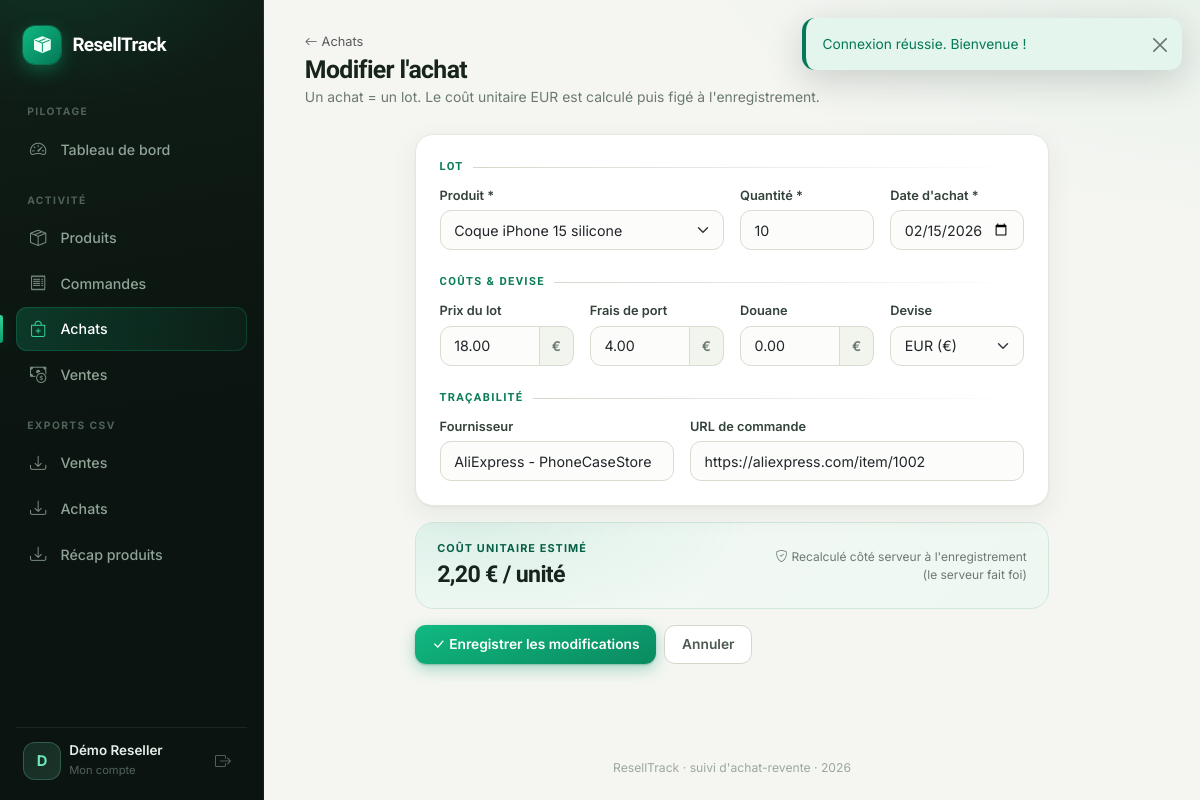
/purchases/2/edit (signed in), run on the app's committed database.
### tables this page shows
CREATE TABLE IF NOT EXISTS purchases (
  id            INT UNSIGNED NOT NULL AUTO_INCREMENT,
  user_id       INT UNSIGNED NOT NULL,
  product_id    INT UNSIGNED NOT NULL,
  order_id      INT UNSIGNED NULL,
  quantity      INT UNSIGNED NOT NULL,
  weight_grams  INT UNSIGNED NULL,
  lot_price     DECIMAL(10,2) NOT NULL DEFAULT 0.00,
  shipping_cost DECIMAL(10,2) NOT NULL DEFAULT 0.00,
  customs_cost  DECIMAL(10,2) NOT NULL DEFAULT 0.00,
  currency      ENUM('EUR','USD','CNY') NOT NULL DEFAULT 'EUR',
  exchange_rate DECIMAL(10,6) NOT NULL DEFAULT 1.000000,  
  unit_cost_eur DECIMAL(10,4) NOT NULL DEFAULT 0.0000,     
  supplier      VARCHAR(150) NULL,
  order_url     VARCHAR(500) NULL,
  purchased_at  DATE NOT NULL,
  created_at    TIMESTAMP NOT NULL DEFAULT CURRENT_TIMESTAMP,
  updated_at    TIMESTAMP NOT NULL DEFAULT CURRENT_TIMESTAMP ON UPDATE CURRENT_TIMESTAMP,
  PRIMARY KEY (id),
  KEY idx_purchases_user (user_id),
  KEY idx_purchases_product (product_id),
  KEY idx_purchases_order (order_id),
  CONSTRAINT fk_purchases_user FOREIGN KEY (user_id)
    REFERENCES users (id) ON DELETE CASCADE,
  CONSTRAINT fk_purchases_product FOREIGN KEY (product_id)
    REFERENCES products (id) ON DELETE CASCADE,
  CONSTRAINT fk_purchases_order FOREIGN KEY (order_id)
    REFERENCES orders (id) ON DELETE CASCADE
);

CREATE TABLE IF NOT EXISTS products (
  id          INT UNSIGNED NOT NULL AUTO_INCREMENT,
  user_id     INT UNSIGNED NOT NULL,
  name        VARCHAR(190) NOT NULL,
  category    VARCHAR(120) NULL,
  description TEXT NULL,
  image_path  VARCHAR(255) NULL,
  market_price_new  DECIMAL(10,2) NULL,   
  market_price_used DECIMAL(10,2) NULL,   
  created_at  TIMESTAMP NOT NULL DEFAULT CURRENT_TIMESTAMP,
  updated_at  TIMESTAMP NOT NULL DEFAULT CURRENT_TIMESTAMP ON UPDATE CURRENT_TIMESTAMP,
  PRIMARY KEY (id),
  KEY idx_products_user (user_id),
  CONSTRAINT fk_products_user FOREIGN KEY (user_id)
    REFERENCES users (id) ON DELETE CASCADE
);

### src/Views/purchases/form.php (the view, shortened to what the rows shown need)
<?php
$isEdit = $purchase !== null;
$action = $isEdit ? '/purchases/' . (int) $purchase['id'] : '/purchases';
$val = static fn(string $k, $def = '') => $old[$k] ?? ($purchase[$k] ?? $def);
$cur = $val('currency', 'EUR');
$sym = cur_sym($cur);
?>
<div class="page-header">
    <nav style="font-size:.8rem" class="mb-1">
        <a href="/purchases" class="text-muted"><i class="bi bi-arrow-left me-1"></i>Achats</a>
    </nav>
    <h1 class="page-title"><?= $isEdit ? 'Modifier l\'achat' : 'Nouvel achat' ?></h1>
    <p class="page-sub">Un achat = un lot. Le coût unitaire EUR est calculé puis figé à l'enregistrement.</p>
</div>
<?php if (empty($products)): ?>
    <div class="card">
        <div class="empty-state">
            <div class="es-icon"><i class="bi bi-box-seam"></i></div>
            <h3>Créez d'abord un produit</h3>
            <p>Un achat doit être rattaché à un produit de votre catalogue.</p>
            <a href="/products/create" class="btn btn-primary"><i class="bi bi-plus-lg me-1"></i>Créer un produit</a>
        </div>
    </div>
<?php else: ?>
<div class="row justify-content-center">
    <div class="col-xl-9">
        <form method="post" action="<?= e($action) ?>" id="purchase-form" novalidate>
            <div class="card mb-3">
                <div class="card-body p-4">
                    <div class="form-section-title">Lot</div>
                    <div class="row g-3 mb-4">
                        <div class="col-md-6">
                            <label class="form-label">Produit *</label>
                            <select name="product_id" id="product_id" class="form-select <?= isset($errors['product_id']) ? 'is-invalid' : '' ?>" required>
                                <?php foreach ($products as $p): ?>
                                    <option value="<?= (int) $p['id'] ?>" <?= (int) $val('product_id') === (int) $p['id'] ? 'selected' : '' ?>>
                                        <?= e($p['name']) ?>
                                    </option>
                                <?php endforeach; ?>
                            </select>
                        </div>
                        <div class="col-md-3">
                            <label class="form-label">Quantité *</label>
                            <input type="number" min="1" step="1" name="quantity" id="quantity"
                                   class="form-control <?= isset($errors['quantity']) ? 'is-invalid' : '' ?>" value="<?= e($val('quantity')) ?>" required>
                        </div>
                        <div class="col-md-3">
                            <label class="form-label">Date d'achat *</label>
                            <input type="date" name="purchased_at" class="form-control <?= isset($errors['purchased_at']) ? 'is-invalid' : '' ?>"
                                   value="<?= e($val('purchased_at', date('Y-m-d'))) ?>" required>
                        </div>
                    </div>
                    <div class="form-section-title">Coûts &amp; devise</div>
                    <div class="row g-3 mb-4">
                        <div class="col-md-3">
                            <label class="form-label">Prix du lot</label>
                            <div class="input-group">
                                <input type="number" min="0" step="0.01" name="lot_price" id="lot_price" class="form-control" value="<?= e($val('lot_price', '0')) ?>">
                                <span class="input-group-text currency-suffix"><?= e($sym) ?></span>
                            </div>
                        </div>
                        <div class="col-md-3">
                            <label class="form-label">Frais de port</label>
                            <div class="input-group">
                                <input type="number" min="0" step="0.01" name="shipping_cost" id="shipping_cost" class="form-control" value="<?= e($val('shipping_cost', '0')) ?>">
                                <span class="input-group-text currency-suffix"><?= e($sym) ?></span>
                            </div>
                        </div>
                        <div class="col-md-3">
                            <label class="form-label">Douane</label>
                            <div class="input-group">
                                <input type="number" min="0" step="0.01" name="customs_cost" id="customs_cost" class="form-control" value="<?= e($val('customs_cost', '0')) ?>">
                                <span class="input-group-text currency-suffix"><?= e($sym) ?></span>
                            </div>
                        </div>
                        <div class="col-md-3">
                            <label class="form-label">Devise</label>
                            <select name="currency" id="currency" class="form-select">
                                <option value="EUR" <?= $cur === 'EUR' ? 'selected' : '' ?>>EUR (€)</option>
                            </select>
                        </div>
                    </div>
                    <div class="form-section-title">Traçabilité</div>
                    <div class="row g-3">
                        <div class="col-md-5">
                            <label class="form-label">Fournisseur</label>
                            <input type="text" name="supplier" class="form-control" value="<?= e($val('supplier')) ?>" placeholder="AliExpress – nom de la boutique">
                        </div>
                        <div class="col-md-7">
                            <label class="form-label">URL de commande</label>
                            <input type="url" name="order_url" class="form-control" value="<?= e($val('order_url')) ?>" placeholder="https://…">
                        </div>
                    </div>
                </div>
            </div>
            <div class="preview-panel d-flex align-items-center justify-content-between flex-wrap gap-2 mb-3">
                <div>
                    <div class="pv-label">Coût unitaire estimé</div>
                    <div class="pv-value text-muted" id="unit-cost-output">—</div>
                </div>
                <div class="pv-note text-end">
                    <i class="bi bi-shield-check me-1"></i>Recalculé côté serveur à l'enregistrement<br>(le serveur fait foi)
                </div>
            </div>
            <div class="d-flex gap-2">
                <button class="btn btn-primary" type="submit">
                    <i class="bi bi-check-lg me-1"></i><?= $isEdit ? 'Enregistrer les modifications' : 'Créer l\'achat' ?>
                </button>
                <a href="/purchases" class="btn btn-outline-secondary">Annuler</a>
            </div>
        </form>
    </div>
</div>
<?php endif; ?>

### src/Core/Router.php (shortened to what the rows shown need)
<?php
final class Router
{
    private array $routes = [];
    private function add(string $method, string $path, array $handler): void
    {
        $vars = [];
        $regex = preg_replace_callback('#\{([a-zA-Z_]+)\}#', function ($m) use (&$vars) {
            $vars[] = $m[1];
            return '([^/]+)';
        }, $path);
        $regex = '#^' . $regex . '$#';
        $this->routes[] = [
            'method'  => $method,
            'regex'   => $regex,
            'vars'    => $vars,
            'handler' => $handler,
        ];
    }
    public function dispatch(string $method, string $uri): void
    {
        $path = parse_url($uri, PHP_URL_PATH) ?? '/';
        $path = rawurldecode($path);
        foreach ($this->routes as $route) {
            if ($route['method'] !== $method) {
                continue;
            }
            if (preg_match($route['regex'], $path, $matches)) {
                array_shift($matches);
                $params = [];
                foreach ($route['vars'] as $i => $name) {
                    $params[$name] = $matches[$i] ?? null;
                }
                [$class, $action] = $route['handler'];
                $controller = new $class();
                $controller->$action($params);
                return;
            }
        }
    }
}

### data on the page
purchases: product_id "Coque iPhone 15 silicone", quantity "10", purchased_at "02/15/2026", lot_price "18.00", shipping_cost "4.00", customs_cost "0.00", currency "EUR (€)", supplier "AliExpress - PhoneCaseStore", order_url "https://aliexpress.com/item/1002"

### other printed values
$f['message'] "Connexion réussie. Bienvenue !"
